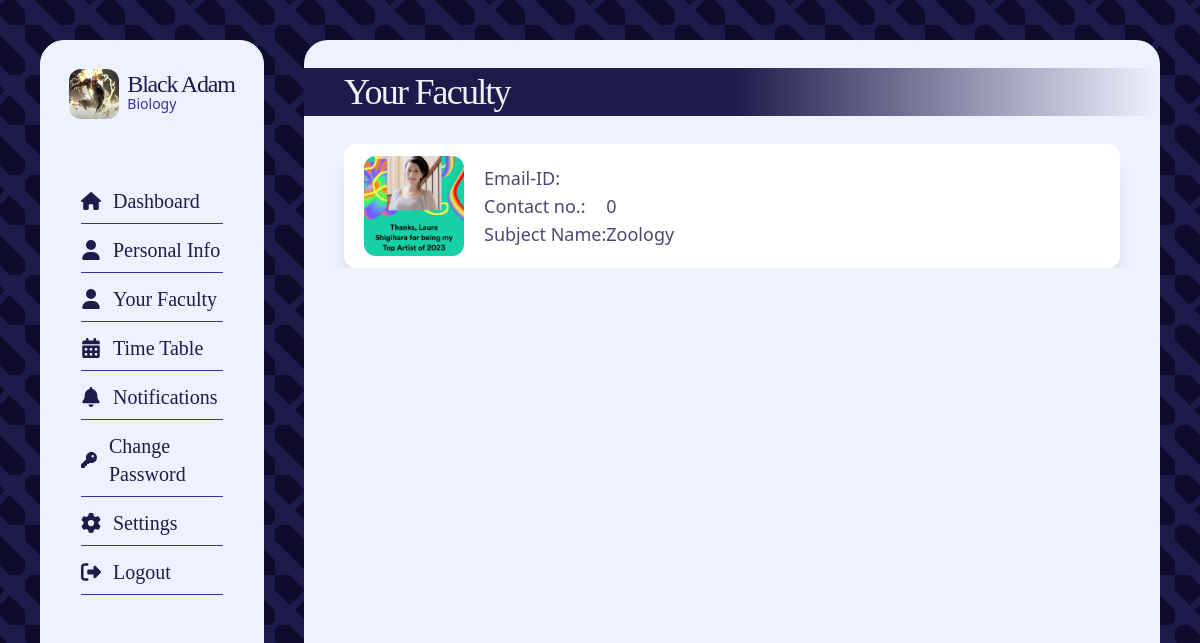
The page /dashboard/dash_faculty (signed in) on the database its author committed.
### core/models.py (models this page shows, shortened)
class Students(models.Model):
    user = models.ForeignKey(User, on_delete=models.CASCADE)
    student_id = models.IntegerField()
    profile_img = models.ImageField(
        upload_to="profile_images", default="blank_profile_picture.jpg", null=True
    )
    address = models.CharField(max_length=100, default="")
    phone = models.IntegerField(default=0)
    course_id = models.ForeignKey(Courses, on_delete=models.CASCADE, null=True)
    father_name = models.CharField(max_length=30, default="")
    mother_name = models.CharField(max_length=30, default="")
    father_phone = models.IntegerField(default=0)
    mother_phone = models.IntegerField(default=0)
    dob = models.DateField(default=datetime.now)

class Courses(models.Model):
    course_name = models.CharField(max_length=100)
    course_id = models.IntegerField()

class Teachers(models.Model):
    user = models.ForeignKey(User, on_delete=models.CASCADE)
    teacher_id = models.IntegerField()
    profile_img = models.ImageField(
        upload_to="profile_images", default="blank_profile_picture.jpg", null=True
    )
    course_id = models.ForeignKey(Courses, on_delete=models.CASCADE, null=True)
    subject_id = models.ForeignKey(Subjects, on_delete=models.CASCADE, null=True)
    address = models.CharField(max_length=100, default="")
    phone = models.IntegerField(default=0)

class Subjects(models.Model):
    subject_name = models.CharField(max_length=100)
    subject_id = models.IntegerField()
    course_id = models.ForeignKey(Courses, on_delete=models.CASCADE)
    subject_credits = models.IntegerField()

### core/views.py (the view)
@login_required(login_url="login")
def dash_faculty(request):
    student = Students.objects.filter(user=request.user).first()
    teachers = Teachers.objects.filter(course_id=student.course_id)
    return render(
        request,
        "dash_faculty.html",
        {
            "user_profile": student,
            "teachers": teachers,
        },
    )

### templates/dash_faculty.html (shortened to what this page needs)
{% extends "dash_base.html" %} {% block content %}
<div
	class="bg-indigo-50 backdrop-blur-sm overflow-y-scroll pb-10 rounded-3xl w-full h-full flex flex-col text-indigo-50"
>
	<h1
		class="text-4xl font-light font-serif tracking-tighter text-indigo-50 my-7 px-10 py-1 w-full bg-gradient-to-r from-indigo-950 via-indigo-950 to-transparent"
	>
		Your Faculty
	</h1>
	<div
		class="list w-full px-10 text-indigo-950 font-bold flex flex-col gap-5 overflow-y-scroll"
	>
		{% for teacher in teachers %}
		<div class="teacher px-5 py-3 bg-white rounded-xl shadow-xl flex gap-5">
			<div
				class="img bg-[url('{{teacher.profile_img.url}}')] h-[100px] w-[100px] bg-center bg-cover rounded-xl"
			></div>
			<div class="text-content grid grid-cols-2">
				<p class="col-span-2 tracking-tighter font-serif text-4xl">
				</p>
				<p class="font-medium text-lg leading-3 text-indigo-950/80">Email-ID:</p>
				<p class="font-normal text-lg leading-3 text-indigo-950/80">
				</p>
				<p class="font-medium text-lg leading-3 text-indigo-950/80">Contact no.:</p>
				<p class="font-normal text-lg leading-3 text-indigo-950/80">{{teacher.phone}}</p>
				<p class="font-medium text-lg leading-3 text-indigo-950/80">Subject Name:</p>
				<p class="font-normal text-lg leading-3 text-indigo-950/80">
					{{teacher.subject_id.subject_name}}
				</p>
			</div>
		</div>
		{% empty %}
		<h1 class="p-10 text-2xl text-indigo-950/80">
			No teachers in your course
		</h1>
		{% endfor %}
	</div>
</div>
{% endblock content %}

### templates/dash_base.html (shortened to what this page needs)
<!DOCTYPE html>
<html lang="en">
	<head>
		<script src="//cdn.tailwindcss.com"></script>
	</head>
	<body class="flex gap-10 h-screen p-10">
		<nav
			class="bg-indigo-50 backdrop-blur h-full rounded-3xl basis-1/5 border border-indigo-50 flex flex-col items-evenly"
		>
			<div
				class="profile py-2 rounded-xl flex justify-center gap-2 items-center mx-5 my-5 bg-indigo-50"
			>
				<div
					class="img bg-[url('{{user_profile.profile_img.url}}')] rounded-xl aspect-square h-[50px] bg-center bg-cover"
				></div>
				<h1
					class="text-2xl font-serif font-medium tracking-tighter text-indigo-950 leading-5"
				>
					{{user_profile.user.username}}
					<span
						class="block text-sm tracking-normal font-sans bg-indigo-50 text-indigo-800"
					>
						{{user_profile.course_id.course_name}}
					</span>
				</h1>
			</div>
			<div
				class="menu p-5 rounded-xl flex flex-col text-xl justify-center gap-3 items-center mx-5 my-5 bg-indigo-50 font-serif"
			>
				<a
					href="/dashboard/"
					class="flex gap-3 items-center border-b border-indigo-800 pb-2 w-full relative after:content-[''] after:absolute after:bottom-0 after:duration-700 text-indigo-950 hover:after:w-full after:h-1 after:bg-indigo-950 after:rounded-full after:left-0 after:w-0"
				>
					Dashboard</a
				>
				<a
					href="/dashboard/dash_personal_info"
					class="flex gap-3 items-center border-b border-indigo-800 pb-2 w-full relative after:content-[''] after:absolute after:bottom-0 after:duration-700 text-indigo-950 hover:after:w-full after:h-1 after:bg-indigo-950 after:rounded-full after:left-0 after:w-0"
				>
					<svg
						xmlns="http://www.w3.org/2000/svg"
						height="20"
						width="20"
						viewBox="0 0 448 512"
					>
						<path
							fill="#1E1B4B"
							d="M224 256A128 128 0 1 0 224 0a128 128 0 1 0 0 256zm-45.7 48C79.8 304 0 383.8 0 482.3C0 498.7 13.3 512 29.7 512H418.3c16.4 0 29.7-13.3 29.7-29.7C448 383.8 368.2 304 269.7 304H178.3z"
						/>
					</svg>
					Personal Info</a
				>
				<a
					href="/dashboard/dash_faculty"
					class="flex gap-3 items-center border-b border-indigo-800 pb-2 w-full relative after:content-[''] after:absolute after:bottom-0 after:duration-700 text-indigo-950 hover:after:w-full after:h-1 after:bg-indigo-950 after:rounded-full after:left-0 after:w-0"
				>
					<svg
						xmlns="http://www.w3.org/2000/svg"
						height="20"
						width="20"
						viewBox="0 0 448 512"
					>
						<path
							fill="#1E1B4B"
							d="M224 256A128 128 0 1 0 224 0a128 128 0 1 0 0 256zm-45.7 48C79.8 304 0 383.8 0 482.3C0 498.7 13.3 512 29.7 512H418.3c16.4 0 29.7-13.3 29.7-29.7C448 383.8 368.2 304 269.7 304H178.3z"
						/>
					</svg>
					Your Faculty</a
				>
				<a
					href="/dashboard/dash_time_table"
					class="flex gap-3 items-center border-b border-indigo-800 pb-2 w-full relative after:content-[''] after:absolute after:bottom-0 after:duration-700 text-indigo-950 hover:after:w-full after:h-1 after:bg-indigo-950 after:rounded-full after:left-0 after:w-0"
				>
					Time Table</a
				>
				<a
					href="/dashboard/dash_notification"
					class="flex gap-3 items-center border-b border-indigo-800 pb-2 w-full relative after:content-[''] after:absolute after:bottom-0 after:duration-700 text-indigo-950 hover:after:w-full after:h-1 after:bg-indigo-950 after:rounded-full after:left-0 after:w-0"
				>
					Notifications</a
				>
				<a
					href="/dashboard/dash_change_pass"
					class="flex gap-3 items-center border-b border-indigo-800 pb-2 w-full relative after:content-[''] after:absolute after:bottom-0 after:duration-700 text-indigo-950 hover:after:w-full after:h-1 after:bg-indigo-950 after:rounded-full after:left-0 after:w-0"
				>
					Change Password</a
				>
				<a
					href="/student_settings/"
					class="flex gap-3 items-center border-b border-indigo-800 pb-2 w-full relative after:content-[''] after:absolute after:bottom-0 after:duration-700 text-indigo-950 hover:after:w-full after:h-1 after:bg-indigo-950 after:rounded-full after:left-0 after:w-0"
				>
					Settings</a
				>
				<a
					href="/logout/"
					class="flex gap-3 items-center border-b border-indigo-800 pb-2 w-full relative after:content-[''] after:absolute after:bottom-0 after:duration-700 text-indigo-950 hover:after:w-full after:h-1 after:bg-indigo-950 after:rounded-full after:left-0 after:w-0"
					>
					Logout
				</a>
			</div>
		</nav>
		<div class="right-sec h-full flex-1">
			{% block content %} {% endblock content %}
		</div>
	</body>
</html>

### rows shown on the page
Students: profile_img (picture), user.username "Black Adam", course_id.course_name "Biology"
Teachers: profile_img (picture), phone "0", subject_id.subject_name "Zoology"
